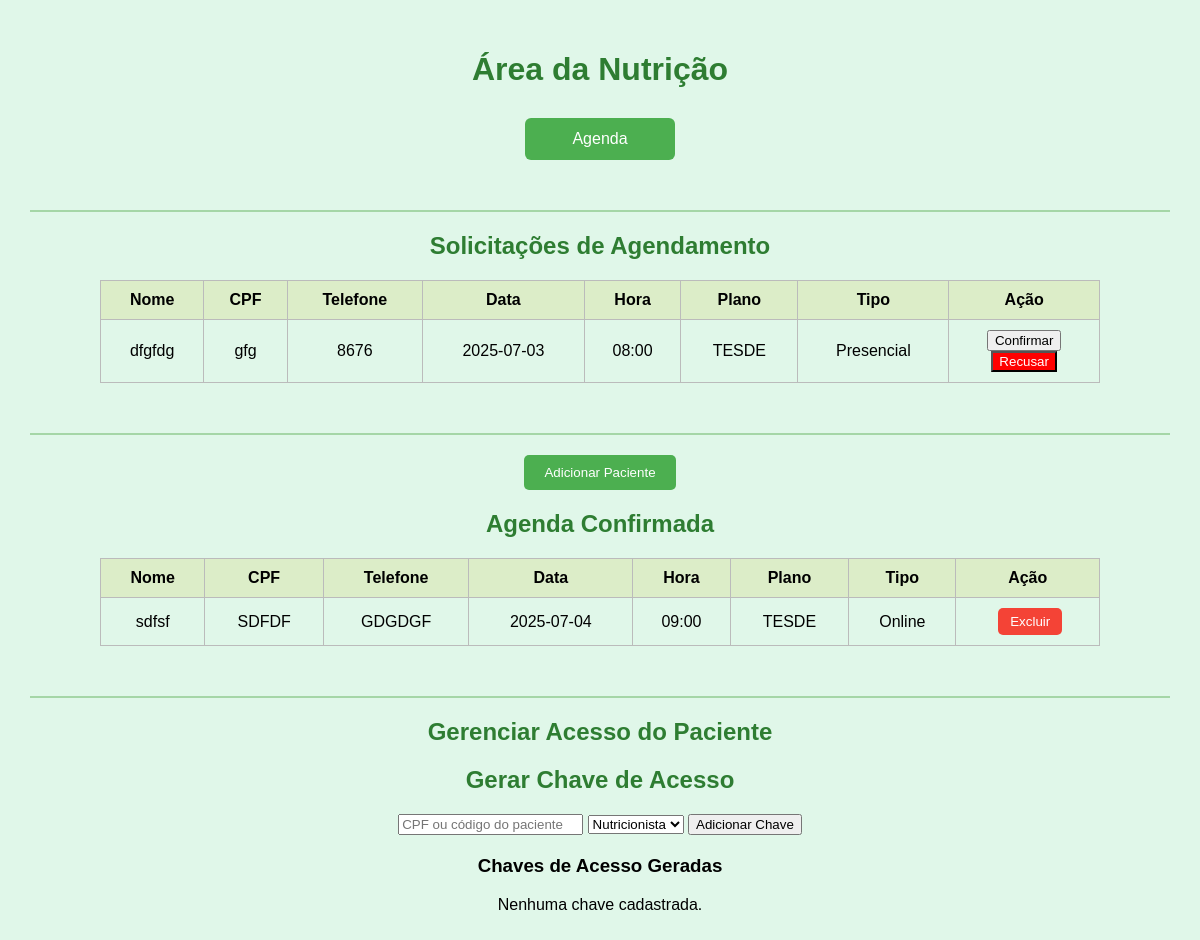
Screenshot of /nutricao_painel with the database file from the repository.
### tables this page shows
CREATE TABLE agendamentos_pendentes (
                id INTEGER PRIMARY KEY AUTOINCREMENT,
                nome TEXT, cpf TEXT, telefone TEXT,
                data TEXT, hora TEXT,
                plano_nome TEXT,
                tipo_atendimento TEXT
            );

CREATE TABLE agendamentos_confirmados (
                id INTEGER PRIMARY KEY AUTOINCREMENT,
                nome TEXT, cpf TEXT, telefone TEXT,
                data TEXT, hora TEXT,
                plano_nome TEXT,
                tipo_atendimento TEXT
            );

### bekacola1.py (the view)
@app.route("/nutricao_painel")
def nutricao_painel():
    conn = sqlite3.connect(DB_PATH)
    cursor = conn.cursor()
    cursor.execute("DELETE FROM agendamentos_pendentes WHERE datetime(data || ' ' || hora) < datetime('now', '-1 day')")
    cursor.execute("SELECT * FROM agendamentos_pendentes ORDER BY data, hora")
    pendentes = cursor.fetchall()
    cursor.execute("SELECT * FROM agendamentos_confirmados ORDER BY data, hora")
    confirmados = cursor.fetchall()
    conn.commit()
    conn.close()
    return render_template("nutricao.html", pendentes=pendentes, confirmados=confirmados)

### templates/nutricao.html (shortened to what this page needs)
<!DOCTYPE html>
<html lang="pt-br">
<head>
</head>
<body>
  <h1>Área da Nutrição</h1>
  <div class="botoes">
    <form action="/agenda" method="GET">
      <button type="submit">Agenda</button>
    </form>
  </div>
  <hr>
  <h2>Solicitações de Agendamento</h2>
  {% if pendentes %}
    <table>
      <thead>
        <tr>
          <th>Nome</th>
          <th>CPF</th>
          <th>Telefone</th>
          <th>Data</th>
          <th>Hora</th>
          <th>Plano</th>
          <th>Tipo</th>
          <th>Ação</th>
        </tr>
      </thead>
      <tbody>
        {% for row in pendentes %}
          <tr>
            <td>{{ row[1] }}</td>
            <td>{{ row[2] }}</td>
            <td>{{ row[3] }}</td>
            <td>{{ row[4] }}</td>
            <td>{{ row[5] }}</td>
            <td>{{ row[6] }}</td>
            <td>{{ row[7] }}</td>
            <td>
              <form method="POST" action="/confirmar_agendamento">
                <button type="submit">Confirmar</button>
              </form>
              <form method="POST" action="/recusar_agendamento">
                <button type="submit" style="background:red; color:white;">Recusar</button>
              </form>
            </td>
          </tr>
        {% endfor %}
      </tbody>
    </table>
  {% else %}
    <p class="mensagem">Nenhuma solicitação pendente.</p>
  {% endif %}
  <hr>
  <div style="text-align:center; margin-top:20px;">
    <button id="btnAdicionarPaciente" onclick="mostrarFormulario()" style="background-color: #4CAF50; color: white; padding: 10px 20px; border: none; border-radius: 5px; cursor: pointer;">
      Adicionar Paciente
    </button>
  </div>
  <h2>Agenda Confirmada</h2>
  {% if confirmados %}
    <table>
      <thead>
        <tr>
          <th>Nome</th>
          <th>CPF</th>
          <th>Telefone</th>
          <th>Data</th>
          <th>Hora</th>
          <th>Plano</th>
          <th>Tipo</th>
          <th>Ação</th>
        </tr>
      </thead>
      <tbody>
        {% for c in confirmados %}
        <tr>
          <td>{{ c[1] }}</td>
          <td>{{ c[2] }}</td>
          <td>{{ c[3] }}</td>
          <td>{{ c[4] }}</td>
          <td>{{ c[5] }}</td>
          <td>{{ c[6] }}</td>
          <td>{{ c[7] }}</td>
          <td>
            <form method="POST" action="/excluir_confirmado" style="display:inline;">
                <button type="submit" class="recusar-btn" onclick="return confirm('Deseja realmente excluir este agendamento confirmado?')">Excluir</button>
              </form>
          </td>
        </tr>
        {% endfor %}
      </tbody>
    </table>
  {% else %}
    <p class="mensagem">Agenda vazia.</p>
  {% endif %}
    <hr>
<h2 style="text-align:center;">Gerenciar Acesso do Paciente</h2>
<h2>Gerar Chave de Acesso</h2>
<form method="POST" action="/nutricao_painel" style="text-align:center; margin-bottom:20px;">
  <input type="text" name="chave" placeholder="CPF ou código do paciente" required>
  <select name="gerado_por" required>
    <option value="Nutricionista">Nutricionista</option>
  </select>
  <button type="submit">Adicionar Chave</button>
</form>
<h3 style="text-align:center;">Chaves de Acesso Geradas</h3>
{% if acessos %}
  <table>
    <thead>
      <tr>
        <th>ID</th>
        <th>Chave</th>
        <th>Gerado por</th>
        <th>Ação</th>
      </tr>
    </thead>
    <tbody>
      {% for acesso in acessos %}
        <tr>
          <td>{{ acesso[0] }}</td>
          <td>{{ acesso[1] }}</td>
          <td>{{ acesso[2] }}</td>
          <td>
            <form method="POST" action="/excluir_chave" onsubmit="return confirm('Confirmar exclusão?')">
              <input type="hidden" name="id" value="{{ acesso[0] }}">
              <button type="submit" style="background:red; color:white;">Excluir</button>
            </form>
          </td>
        </tr>
      {% endfor %}
    </tbody>
  </table>
{% else %}
  <p style="text-align:center;">Nenhuma chave cadastrada.</p>
{% endif %}
</body>
</html>

### templates/nutricao.html (style rules this page uses)
body { font-family: Arial, sans-serif; background-color: #e0f7e9; padding: 30px; margin: 0; }
h1 { color: #2e7d32; text-align: center; margin-bottom: 30px; }
.botoes { display: flex; flex-wrap: wrap; justify-content: center; gap: 15px; margin-bottom: 40px; }
.botoes form, .botoes button { display: inline-block; }
.botoes button { padding: 12px 24px; font-size: 16px; background-color: #4CAF50; color: white; border: none; border-radius: 6px; cursor: pointer; transition: background-color 0.2s ease; min-width: 150px; }
table { width: 100%; max-width: 1000px; margin: 0 auto 40px auto; border-collapse: collapse; }
th, td { border: 1px solid #bbb; padding: 10px; text-align: center; }
thead { background-color: #dcedc8; }
hr { border: none; border-top: 2px solid #a5d6a7; margin: 50px 0 20px 0; }
h2 { text-align: center; color: #2e7d32; }
.recusar-btn { background-color: #f44336; color: white; padding: 6px 12px; border: none; border-radius: 5px; cursor: pointer; margin-left: 5px; }

### rows the page displays
agendamentos_pendentes: nome "dfgfdg", cpf "gfg", telefone "8676", data "2025-07-03", hora "08:00", plano_nome "TESDE", tipo_atendimento "Presencial"
agendamentos_confirmados: nome "sdfsf", cpf "SDFDF", telefone "GDGDGF", data "2025-07-04", hora "09:00", plano_nome "TESDE", tipo_atendimento "Online"
